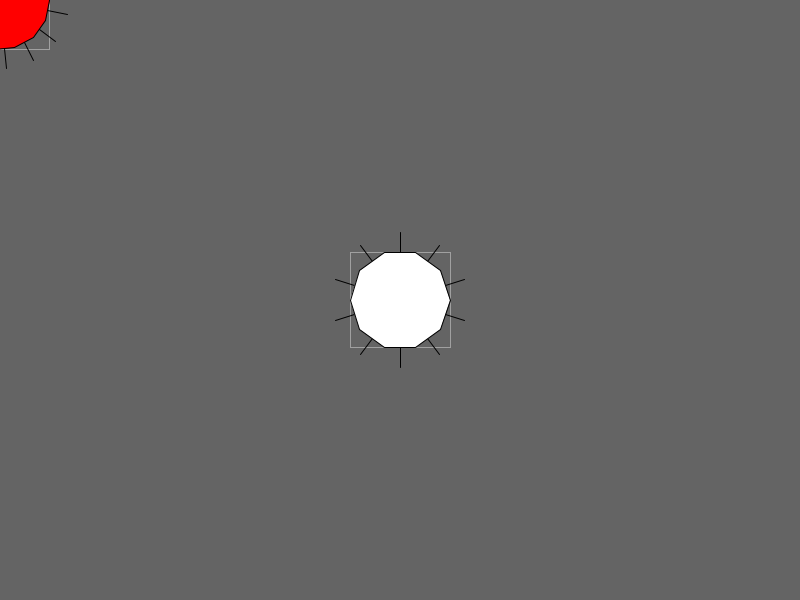
Frame 1 (no input)
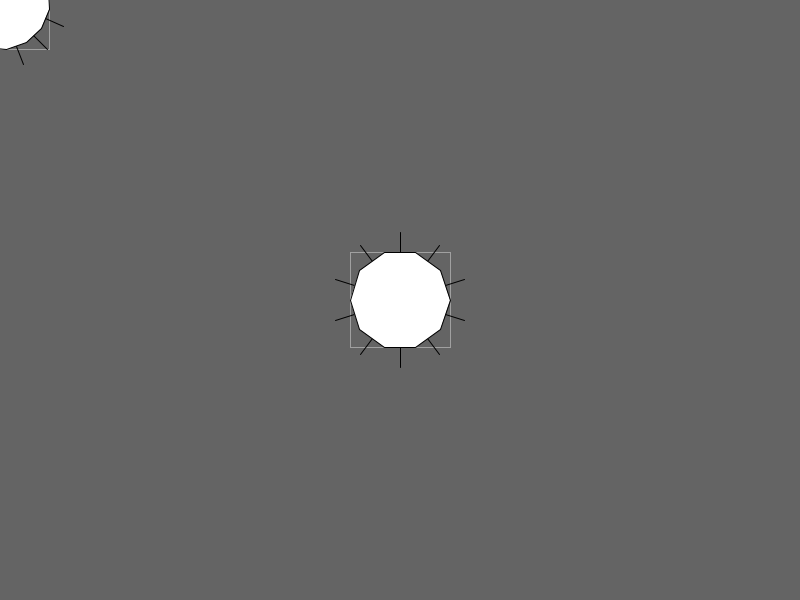
Frame 60 (the mouse pressed at the canvas centre just before this capture)
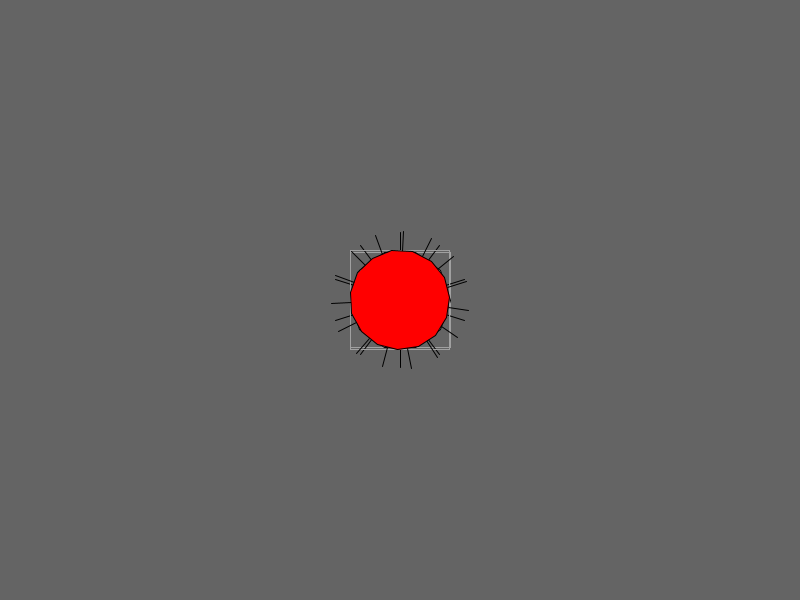
Frame 120 (the mouse held since frame 60 and released just before this capture)

The Processing sketch that drew these frames (run headless with seeded random() and noise(); from frame 60 on, the mouse is pressed at the canvas centre):

// Processing sketch: CollisionDetection
// ── CollisionDetection.pde

Polygon gon1;
Polygon gon2;

void setup(){
  size(800, 600);
  
  gon1 = new Polygon(10);
  gon2 = new Polygon(15);
}

void draw(){
  // update
  gon2.rot += .01;
  gon2.pos.x = mouseX;
  gon2.pos.y = mouseY;
  
  gon2.isColliding = gon1.doesOverlap(gon2);
  
  gon1.update();
  gon2.update();
    
  // draw
  background(100);
  gon1.draw();
  gon2.draw();
}

// ── MinMax.pde
class MinMax{
   float min = 0;
   float max = 0;
   
   MinMax(){
      this(0); 
   }
   MinMax(float v){
      this(v, v);
   }
   MinMax(float min, float max){
     this.min = min;
     this.max = max;
   }
  
}

// ── Polygon.pde
class Polygon{
  
  // transform components (position, rotation, scale)
  PVector pos = new PVector();
  float rot = 0;
  float scale = 1;
  
  // Local space points
  ArrayList<PVector> points = new ArrayList<PVector>();
  
  // cached values 
  
  // World space points
  ArrayList<PVector> worldPoints = new ArrayList<PVector>();
  
  // World space edge normals
  ArrayList<PVector> dirs = new ArrayList<PVector>();
  
  PVector min = new PVector();
  PVector max = new PVector();
   
  boolean isColliding = false; 
  
  Polygon(int steps){   
    
    pos.x = width / 2;
    pos.y = height / 2;
    
    // Add 10 points to the array
    for (int i = 0; i < steps; i++){
      float radians = TWO_PI * i / (float)steps; // Gives a percentage of the way around the circle
      float mag = 50;
      
      points.add(new PVector(mag * cos(radians), mag * sin(radians)));
    }
  }
  
  void update(){
    cacheValues();
  }
  
  void cacheValues(){
    PMatrix2D xform = new PMatrix2D();
    
    xform.translate(pos.x, pos.y);
    xform.rotate(rot);
    xform.scale(scale);
    
    worldPoints.clear();
    for(PVector p : points){
      PVector temp = new PVector();
      xform.mult(p, temp);
      worldPoints.add(temp);
      
    }
    
    dirs.clear();
    // find min and max
    int i = 0;
    for (PVector p : worldPoints){
      // find the min and max for the object
      if (i == 0 || p.x > max.x) max.x = p.x;
      if (i == 0 || p.x < min.x) min.x = p.x;
      if (i == 0 || p.y > max.y) max.y = p.y;
      if (i == 0 || p.y < min.y) min.y = p.y;
      
      { // calculate the normals 
        // Get previous point, if there is no previous point, get the last point
        PVector p0 = worldPoints.get(i == 0 ? worldPoints.size() - 1 : i - 1);
        PVector p1 = worldPoints.get(i);
      
        PVector d = PVector.sub(p1, p0); // the vector from p0 to p1
        d.normalize(); // Turn the vector into just a direction
        d = new PVector(d.y, -d.x); // flip x and y to get perpendicular values
        
        dirs.add(d);
      }
      i++;
    }
  }
  
  boolean doesOverlap(Polygon gon){
    // AABB check:
    if (this.min.x > gon.max.x) return false; // to the right
    if (this.max.x < gon.min.x) return false; // to the left
    
    if (this.min.y > gon.max.y) return false; // below
    if (this.max.y < gon.min.y) return false; // above
    
    // TODO: check all axis
    ArrayList<PVector> axes = new ArrayList<PVector>();
    axes.addAll(this.dirs);
    axes.addAll(gon.dirs);
    
    for (PVector axis : axes){
       MinMax a = this.projectOn(axis);
       MinMax b = gon.projectOn(axis);
       
       if (a.min > b.max) return false;
       if (a.max < b.min) return false;
     }
    // project every point onto each axis
    // look for a gap, return false if there is a gap
    
    return true; // the objects are overlapping
  }
  
  // Convenience method for setting min and max
  MinMax projectOn(PVector axis){
    MinMax mm = new MinMax();
    
    int i = 0;
    for (PVector p : worldPoints){
       float val = PVector.dot(axis, p);
       
       if (i == 0 || val < mm.min) mm.min = val;
       if (i == 0 || val > mm.max) mm.max = val;
       i++;
    }
    
    return mm;
  }
  
  void draw(){  
    
    noFill();
    stroke(160);
    rect(min.x, min.y, max.x - min.x, max.y - min.y);
    
    stroke(0);
    if (isColliding) fill(255, 0, 0);
    else fill(255);
    beginShape();
    // pull values from array
    int i = 0;
    for(PVector p : worldPoints){
      vertex(p.x, p.y);
      
      PVector p0 = worldPoints.get(i == 0 ? worldPoints.size() - 1 : i - 1);
      
      PVector mid = PVector.div(PVector.add(p, p0), 2);
      
      PVector d = dirs.get(i);
      line(mid.x, mid.y, mid.x + d.x * 20, mid.y + d.y * 20);
      i++;
    }
    
    endShape(CLOSE);
  }
}
